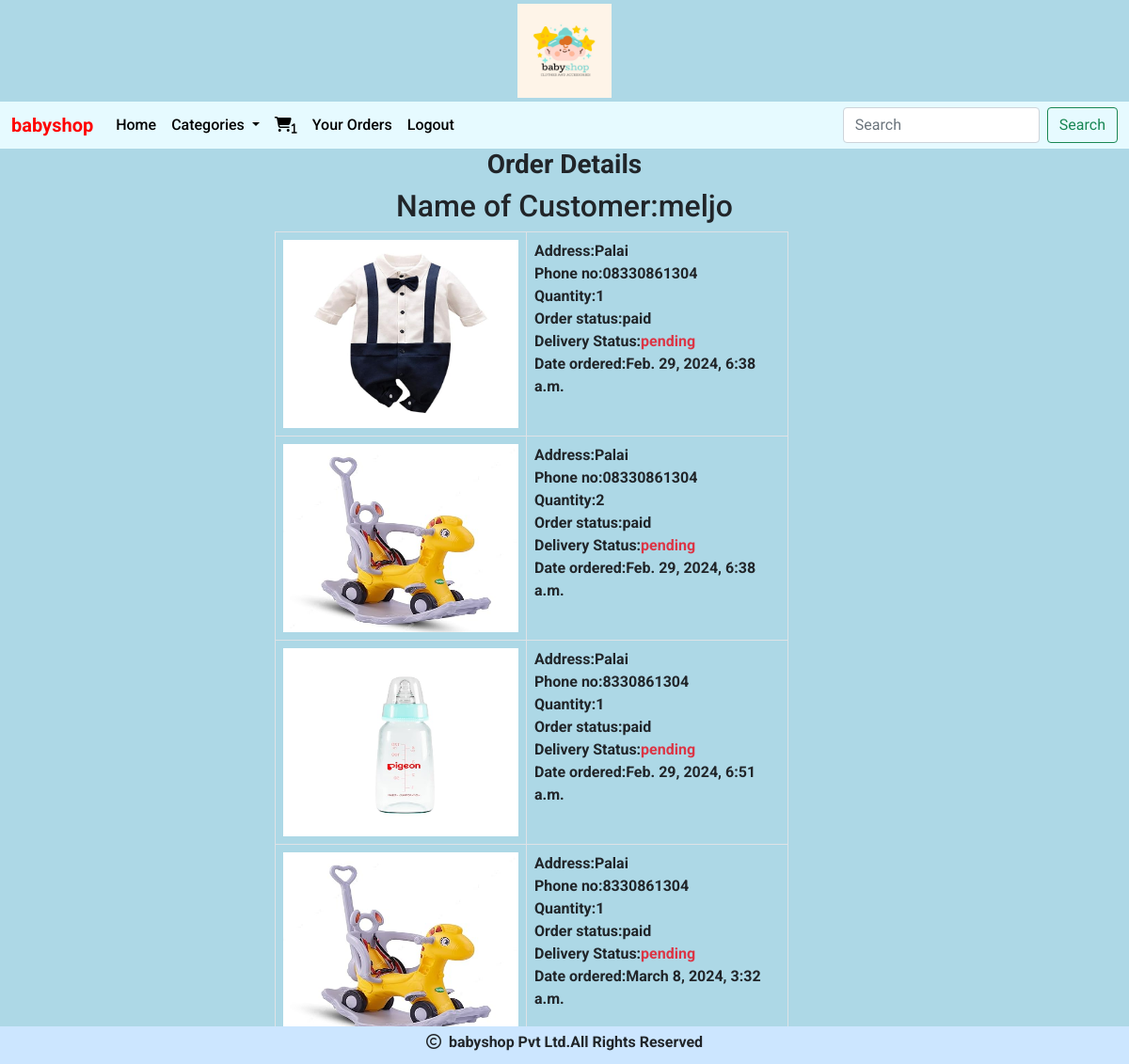
/cart/orderview (signed in), run on the app's committed database.
### cart/models.py (models this page shows, shortened)
class Order(models.Model):
    product=models.ForeignKey(Product,on_delete=models.CASCADE)
    user=models.ForeignKey(User,on_delete=models.CASCADE)
    no_of_items=models.IntegerField()
    address=models.TextField()
    phone=models.CharField(max_length=30)
    order_status=models.CharField(max_length=20,default="pending")
    delivery_status=models.CharField(max_length=20,default="pending")
    date_ordered=models.DateTimeField(auto_now_add=True)

### shop/models.py (models this page shows, shortened)
class Product(models.Model):
    name = models.CharField(max_length=200)
    desc = models.TextField()
    image = models.ImageField(upload_to='shop/products', blank=True, null=True)
    price=models.DecimalField(max_digits=10,decimal_places=2)
    category=models.ForeignKey(Category,on_delete=models.CASCADE)    # to set a connection to category table one to many relationship
    stock=models.IntegerField()
    available=models.BooleanField(default=True)
    created=models.DateTimeField(auto_now_add=True)
    updated=models.DateTimeField(auto_now=True)

### cart/views.py (the view)
# urls.py: path('orderview',views.orderview,name="orderview"),
def orderview(request):
    u=request.user
    o=Order.objects.filter(user=u)
    return render(request,'orderview.html',{'order':o})

### cart/context_processors.py (called while the page is built)
def productcount(request):
    item_count=0
    if request.user.is_authenticated:
        u=request.user
        try:
            cart=Cart.objects.filter(user=u)
            for i in cart:
                item_count=item_count+i.quantity
        except:
            item_count=0
    return {'count':item_count}

### shop/context_processors.py (called while the page is built)
def menu_links(request):
    c=Category.objects.all()
    return {'links':c}

### templates/orderview.html
<!DOCTYPE html>
{% extends 'base.html' %}
{% load static %}
{% block content %}
<h3 style="text-align:center;font-weight:bold;">Order Details</h3>
<div class="container">
    <h2 class="text-center">Name of Customer:{{user}}</h2>
    <div class="row">
        <div class="col-lg-6">
        <table class="table table-bordered" style="position:relative;left:250px;">
            {% for i in order %}
            <tr colspan="2">
            <td><img src="{{i.product.image.url}}" style="height:200px;width:250px;"></td>
            <td>
                <b>Address:{{i.address}}</b><br>
                <b>Phone no:{{i.phone}}</b><br>
                <b>Quantity:{{i.no_of_items}}</b><br>
                <b>Order status:{{i.order_status}}</b><br>
                <b>Delivery Status:<span class="text-danger">{{i.delivery_status}}</span></b><br>
                <b>Date ordered:{{i.date_ordered}}</b><br>
            </td>
        </tr>
            {% endfor %}
        </table>
        </div>
    </div>
</div>
{% endblock %}

### templates/base.html (shortened to what this page needs)
<!DOCTYPE html>
{% load static %}
<html lang="en">
<head>
  <link href="https://cdn.jsdelivr.net/npm/bootstrap@5.0.2/dist/css/bootstrap.min.css" rel="stylesheet">
  <link rel="stylesheet" href="{% static 'css/style.css' %}">
    <link rel="stylesheet" href="https://cdnjs.cloudflare.com/ajax/libs/font-awesome/6.5.1/css/all.min.css" />
</head>
<body id="bg" style="background-image: url('{% static "images/img_8.png " %}')";>
<header>
  <center><img src="{% static 'images/4631991.jpg' %}" height="100px" width="100px" class="mt-1 mb-1"></center>
    <nav class="navbar navbar-expand-lg navbar-light " style="background-color:#e6faff">
  <div class="container-fluid">
    <a class="navbar-brand" href="{% url 'shop:allcat' %}">babyshop</a>
    <div class="collapse navbar-collapse" id="navbarSupportedContent">
      <ul class="navbar-nav me-auto mb-2 mb-lg-0">
        <li class="nav-item">
          <a class="nav-link active" aria-current="page" href="{% url 'shop:allcat' %}">Home</a>
        </li>
        <li class="nav-item dropdown">
          <a class="nav-link dropdown-toggle" href="#" id="navbarDropdown" role="button" data-bs-toggle="dropdown" aria-expanded="false">
           Categories
          </a>
        </li>
        {% if user.is_authenticated %}
        {% if user.is_superuser == False %}
          <li class="nav-item">
          <a class="nav-link " aria-current="page" href="{% url 'cart:cartview' %}"><i class="fa-solid fa-cart-shopping" ><sub>{{count}}</sub></i></a>
          </li>
        <li class="nav-item">
          <a class="nav-link " aria-current="page" href="{% url 'cart:orderview' %}">Your Orders</a>
        </li>
        {% endif %}
          <li class="nav-item">
          <a class="nav-link " aria-current="page" href="{% url 'shop:logout' %}">Logout</a>
        </li>
        {% endif %}
      </ul>
      <form class="d-flex" method="post" action="{% url 'search:search' %}">
        <input class="form-control me-2" type="search" name="q" placeholder="Search" aria-label="Search">
        <button class="btn btn-outline-success" type="submit">Search</button>
      </form>
    </div>
  </div>
</nav>
</header>
{% block content %}
{% endblock %}
<footer>
  <div class="footer">
    <p><i class="fa-regular fa-copyright"></i>&nbsp;&nbsp;babyshop Pvt Ltd.All Rights Reserved</p>
  </div>
</footer>
</body>
</html>

### static/css/style.css (style rules this page uses)
body { background-color:lightblue; font-family: "Roboto", sans-serif; font-weight: 500; font-style: normal; }
#bg { background-size: 100%; background-repeat: no-repeat; background-position:center; background-attachment:fixed; }
.navbar-light .navbar-nav .nav-link { color:#000000; }
.navbar-light .navbar-nav .nav-link.active { color:#000000; }
.navbar-light .navbar-brand { color:red; font-weight:bold; }
.footer { background-color: #cce6ff; width:100%; height:40px; font-weight:bold; position:fixed; bottom:0; left:0; text-align:center; padding:5px; }
.navbar { height:50px; }

### data on the page
Order: product.image (picture), address "Palai", phone "08330861304", no_of_items "1", order_status "paid", delivery_status "pending", date_ordered "Feb. 29, 2024, 6:38 a.m."
Order: product.image (picture), address "Palai", phone "08330861304", no_of_items "2", order_status "paid", delivery_status "pending", date_ordered "Feb. 29, 2024, 6:38 a.m."
Order: product.image (picture), address "Palai", phone "8330861304", no_of_items "1", order_status "paid", delivery_status "pending", date_ordered "Feb. 29, 2024, 6:51 a.m."
Order: product.image (picture), address "Palai", phone "8330861304", no_of_items "1", order_status "paid", delivery_status "pending", date_ordered "March 8, 2024, 3:32 a.m."

### other printed values
{{ count }} "1"
{{ user }} "meljo"
